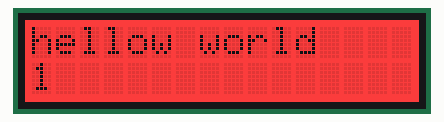
Recording of a sketch running on a simulated Arduino Uno, built with avr-gcc and run on an emulated ATmega328P. Shown: 16×2 character LCD.

Above: at 1.1 s.
At 5.1 s:
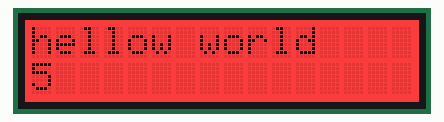
At 10.1 s:
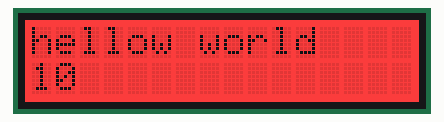
At 20.1 s:
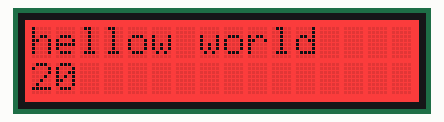
At 29.1 s:
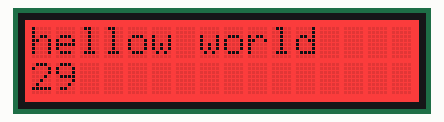
At 38.1 s:
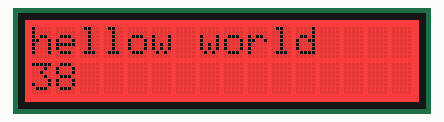

Measured:
- what the display in image 0 shows lasts 1.0 s, from 1.1 s to 2.1 s

The sketch:

2_LCD.ino
```cpp
#include <Wire.h>
#include <rgb_lcd.h>

rgb_lcd lcd;

const int colorR = 255;
const int colorG = 0;
const int colorB = 0;

void setup() {
  lcd.begin(16, 2);

  lcd.setRGB(colorR, colorG, colorB);

  lcd.print("hellow world");

  delay(1000);
}

void loop() {
  lcd.setCursor(0, 1);
  lcd.print(millis() / 1000);
  delay(100);
}
```
